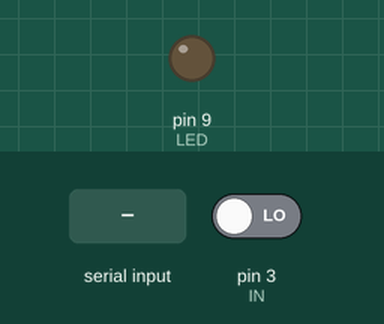
Recording of a sketch running on a simulated Arduino Uno, built with avr-gcc and run on an emulated ATmega328P. Parts: output pins drawn as LEDs (lit = HIGH). The inputs (shaded band) are chosen by the test bench; at power-on: pin 3 (IN) LOW.

Above: at 1.2 s.
1.3 s: "1" received over Serial
At 1.7 s:
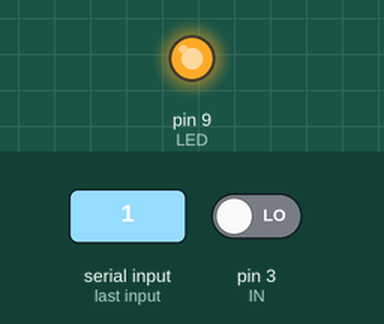
4.3 s: "0" received over Serial
At 4.6 s:
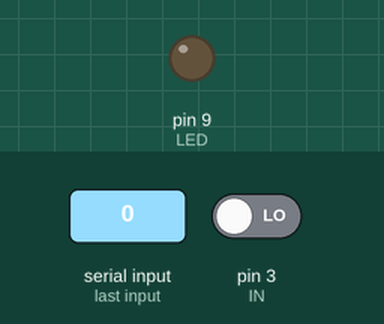
Timing chart, 0 to 7.3 s (numbered marks = the images above; inputs shaded):
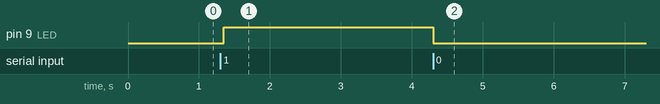

Measured:
- after the input at 1.3 s, pin 9 (LED): LOW → HIGH after 0.05 s
- after the input at 4.3 s, pin 9 (LED): HIGH → LOW at once

The sketch:

button_read.ino
```cpp
#define IN 3
#define LED 9

void setup() {
  // put your setup code here, to run once:
  pinMode(IN, INPUT);
  pinMode(LED, OUTPUT);
  Serial.begin(9600);
}

void loop() {
  // put your main code here, to run repeatedly:
  int stat = digitalRead(IN);
  int readSerial = 0;
  static int old_stat = LOW;

  if (Serial.available() > 0) {
    readSerial = Serial.read();

    if (readSerial == '1') {
      digitalWrite(LED, HIGH);
    } else {
      digitalWrite(LED, LOW);
    }
  }

  if (stat == HIGH && old_stat == LOW) {
    Serial.println("in");
  }

  old_stat = stat;

  delay(50);
}
```
